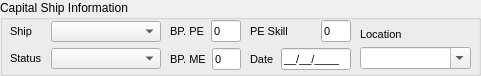
   <widget class="QGroupBox" name="groupBox" >
    <property name="geometry" >
     <rect>
      <x>10</x>
      <y>10</y>
      <width>481</width>
      <height>76</height>
     </rect>
    </property>
    <property name="title" >
     <string>Capital Ship Information</string>
    </property>
    <widget class="QWidget" name="widget" >
     <property name="geometry" >
      <rect>
       <x>10</x>
       <y>21</y>
       <width>151</width>
       <height>48</height>
      </rect>
     </property>
     <layout class="QVBoxLayout" >
      <property name="margin" >
       <number>0</number>
      </property>
      <property name="spacing" >
       <number>6</number>
      </property>
      <item>
       <layout class="QHBoxLayout" >
        <property name="margin" >
         <number>0</number>
        </property>
        <property name="spacing" >
         <number>6</number>
        </property>
        <item>
         <widget class="QLabel" name="label_2" >
          <property name="font" >
           <font>
            <family>MS Shell Dlg 2</family>
            <pointsize>8</pointsize>
            <weight>50</weight>
            <italic>false</italic>
            <bold>false</bold>
            <underline>false</underline>
            <strikeout>false</strikeout>
           </font>
          </property>
          <property name="text" >
           <string>Ship</string>
          </property>
         </widget>
        </item>
        <item>
         <widget class="QComboBox" name="itemCombo" >
          <property name="minimumSize" >
           <size>
            <width>110</width>
            <height>0</height>
           </size>
          </property>
          <property name="font" >
           <font>
            <family>MS Shell Dlg 2</family>
            <pointsize>8</pointsize>
            <weight>50</weight>
            <italic>false</italic>
            <bold>false</bold>
            <underline>false</underline>
            <strikeout>false</strikeout>
           </font>
          </property>
         </widget>
        </item>
       </layout>
      </item>
      <item>
       <layout class="QHBoxLayout" >
        <property name="margin" >
         <number>0</number>
        </property>
        <property name="spacing" >
         <number>6</number>
        </property>
        <item>
         <widget class="QLabel" name="label_31" >
          <property name="font" >
           <font>
            <family>MS Shell Dlg 2</family>
            <pointsize>8</pointsize>
            <weight>50</weight>
            <italic>false</italic>
            <bold>false</bold>
            <underline>false</underline>
            <strikeout>false</strikeout>
           </font>
          </property>
          <property name="text" >
           <string>Status</string>
          </property>
         </widget>
        </item>
        <item>
         <widget class="QComboBox" name="buildStatusCombo" >
          <property name="minimumSize" >
           <size>
            <width>110</width>
            <height>0</height>
           </size>
          </property>
          <property name="font" >
           <font>
            <family>MS Shell Dlg 2</family>
            <pointsize>8</pointsize>
            <weight>50</weight>
            <italic>false</italic>
            <bold>false</bold>
            <underline>false</underline>
            <strikeout>false</strikeout>
           </font>
          </property>
         </widget>
        </item>
       </layout>
      </item>
     </layout>
    </widget>
    <widget class="QWidget" name="widget" >
     <property name="geometry" >
      <rect>
       <x>170</x>
       <y>20</y>
       <width>71</width>
       <height>52</height>
      </rect>
     </property>
     <layout class="QVBoxLayout" >
      <property name="margin" >
       <number>0</number>
      </property>
      <property name="spacing" >
       <number>6</number>
      </property>
      <item>
       <layout class="QHBoxLayout" >
        <property name="margin" >
         <number>0</number>
        </property>
        <property name="spacing" >
         <number>6</number>
        </property>
        <item>
         <widget class="QLabel" name="label_10" >
          <property name="font" >
           <font>
            <family>MS Shell Dlg 2</family>
            <pointsize>8</pointsize>
            <weight>50</weight>
            <italic>false</italic>
            <bold>false</bold>
            <underline>false</underline>
            <strikeout>false</strikeout>
           </font>
          </property>
          <property name="text" >
           <string>BP. PE</string>
          </property>
         </widget>
        </item>
        <item>
         <widget class="QLineEdit" name="BpPe" >
          <property name="maximumSize" >
           <size>
            <width>30</width>
            <height>16777215</height>
           </size>
          </property>
          <property name="font" >
           <font>
            <family>MS Shell Dlg 2</family>
            <pointsize>8</pointsize>
            <weight>50</weight>
            <italic>false</italic>
            <bold>false</bold>
            <underline>false</underline>
            <strikeout>false</strikeout>
           </font>
          </property>
          <property name="inputMask" >
           <string>9; </string>
          </property>
          <property name="text" >
           <string>0</string>
          </property>
         </widget>
        </item>
       </layout>
      </item>
      <item>
       <layout class="QHBoxLayout" >
        <property name="margin" >
         <number>0</number>
        </property>
        <property name="spacing" >
         <number>6</number>
        </property>
        <item>
         <widget class="QLabel" name="label_5" >
          <property name="font" >
           <font>
            <family>MS Shell Dlg 2</family>
            <pointsize>8</pointsize>
            <weight>50</weight>
            <italic>false</italic>
            <bold>false</bold>
            <underline>false</underline>
            <strikeout>false</strikeout>
           </font>
          </property>
          <property name="text" >
           <string>BP. ME</string>
          </property>
         </widget>
        </item>
        <item>
         <widget class="QLineEdit" name="BpMe" >
          <property name="maximumSize" >
           <size>
            <width>30</width>
            <height>16777215</height>
           </size>
          </property>
          <property name="font" >
           <font>
            <family>MS Shell Dlg 2</family>
            <pointsize>8</pointsize>
            <weight>50</weight>
            <italic>false</italic>
            <bold>false</bold>
            <underline>false</underline>
            <strikeout>false</strikeout>
           </font>
          </property>
          <property name="inputMask" >
           <string>900; </string>
          </property>
          <property name="text" >
           <string>0</string>
          </property>
         </widget>
        </item>
       </layout>
      </item>
     </layout>
    </widget>
    <widget class="QWidget" name="widget" >
     <property name="geometry" >
      <rect>
       <x>250</x>
       <y>20</y>
       <width>101</width>
       <height>52</height>
      </rect>
     </property>
     <layout class="QVBoxLayout" >
      <property name="margin" >
       <number>0</number>
      </property>
      <property name="spacing" >
       <number>6</number>
      </property>
      <item>
       <layout class="QHBoxLayout" >
        <property name="margin" >
         <number>0</number>
        </property>
        <property name="spacing" >
         <number>6</number>
        </property>
        <item>
         <widget class="QLabel" name="label_4" >
          <property name="font" >
           <font>
            <family>MS Shell Dlg 2</family>
            <pointsize>8</pointsize>
            <weight>50</weight>
            <italic>false</italic>
            <bold>false</bold>
            <underline>false</underline>
            <strikeout>false</strikeout>
           </font>
          </property>
          <property name="text" >
           <string>PE Skill</string>
          </property>
         </widget>
        </item>
        <item>
         <widget class="QLineEdit" name="PeSkill" >
          <property name="maximumSize" >
           <size>
            <width>30</width>
            <height>16777215</height>
           </size>
          </property>
          <property name="font" >
           <font>
            <family>MS Shell Dlg 2</family>
            <pointsize>8</pointsize>
            <weight>50</weight>
            <italic>false</italic>
            <bold>false</bold>
            <underline>false</underline>
            <strikeout>false</strikeout>
           </font>
          </property>
          <property name="inputMask" >
           <string>900; </string>
          </property>
          <property name="text" >
           <string>0</string>
          </property>
         </widget>
        </item>
       </layout>
      </item>
      <item>
       <layout class="QHBoxLayout" >
        <property name="margin" >
         <number>0</number>
        </property>
        <property name="spacing" >
         <number>6</number>
        </property>
        <item>
         <widget class="QLabel" name="label" >
          <property name="font" >
           <font>
            <family>MS Shell Dlg 2</family>
            <pointsize>8</pointsize>
            <weight>50</weight>
            <italic>false</italic>
            <bold>false</bold>
            <underline>false</underline>
            <strikeout>false</strikeout>
           </font>
          </property>
          <property name="text" >
           <string>Date</string>
          </property>
         </widget>
        </item>
        <item>
         <widget class="QLineEdit" name="date" >
          <property name="maximumSize" >
           <size>
            <width>70</width>
            <height>16777215</height>
           </size>
          </property>
          <property name="font" >
           <font>
            <family>MS Shell Dlg 2</family>
            <pointsize>8</pointsize>
            <weight>50</weight>
            <italic>false</italic>
            <bold>false</bold>
            <underline>false</underline>
            <strikeout>false</strikeout>
           </font>
          </property>
          <property name="inputMask" >
           <string>99/99/9999;_</string>
          </property>
          <property name="text" >
           <string>//</string>
          </property>
         </widget>
        </item>
       </layout>
      </item>
     </layout>
    </widget>
    <widget class="QWidget" name="widget" >
     <property name="geometry" >
      <rect>
       <x>360</x>
       <y>27</y>
       <width>111</width>
       <height>42</height>
      </rect>
     </property>
     <layout class="QVBoxLayout" >
      <property name="margin" >
       <number>0</number>
      </property>
      <property name="spacing" >
       <number>6</number>
      </property>
      <item>
       <widget class="QLabel" name="label_6" >
        <property name="font" >
         <font>
          <family>MS Shell Dlg 2</family>
          <pointsize>8</pointsize>
          <weight>50</weight>
          <italic>false</italic>
          <bold>false</bold>
          <underline>false</underline>
          <strikeout>false</strikeout>
         </font>
        </property>
        <property name="text" >
         <string>Location</string>
        </property>
       </widget>
      </item>
      <item>
       <widget class="QComboBox" name="locationCombo" >
        <property name="font" >
         <font>
          <family>MS Shell Dlg 2</family>
          <pointsize>8</pointsize>
          <weight>50</weight>
          <italic>false</italic>
          <bold>false</bold>
          <underline>false</underline>
          <strikeout>false</strikeout>
         </font>
        </property>
        <property name="statusTip" >
         <string>Select the build location or type a new one.</string>
        </property>
        <property name="editable" >
         <bool>true</bool>
        </property>
       </widget>
      </item>
     </layout>
    </widget>
   </widget>
